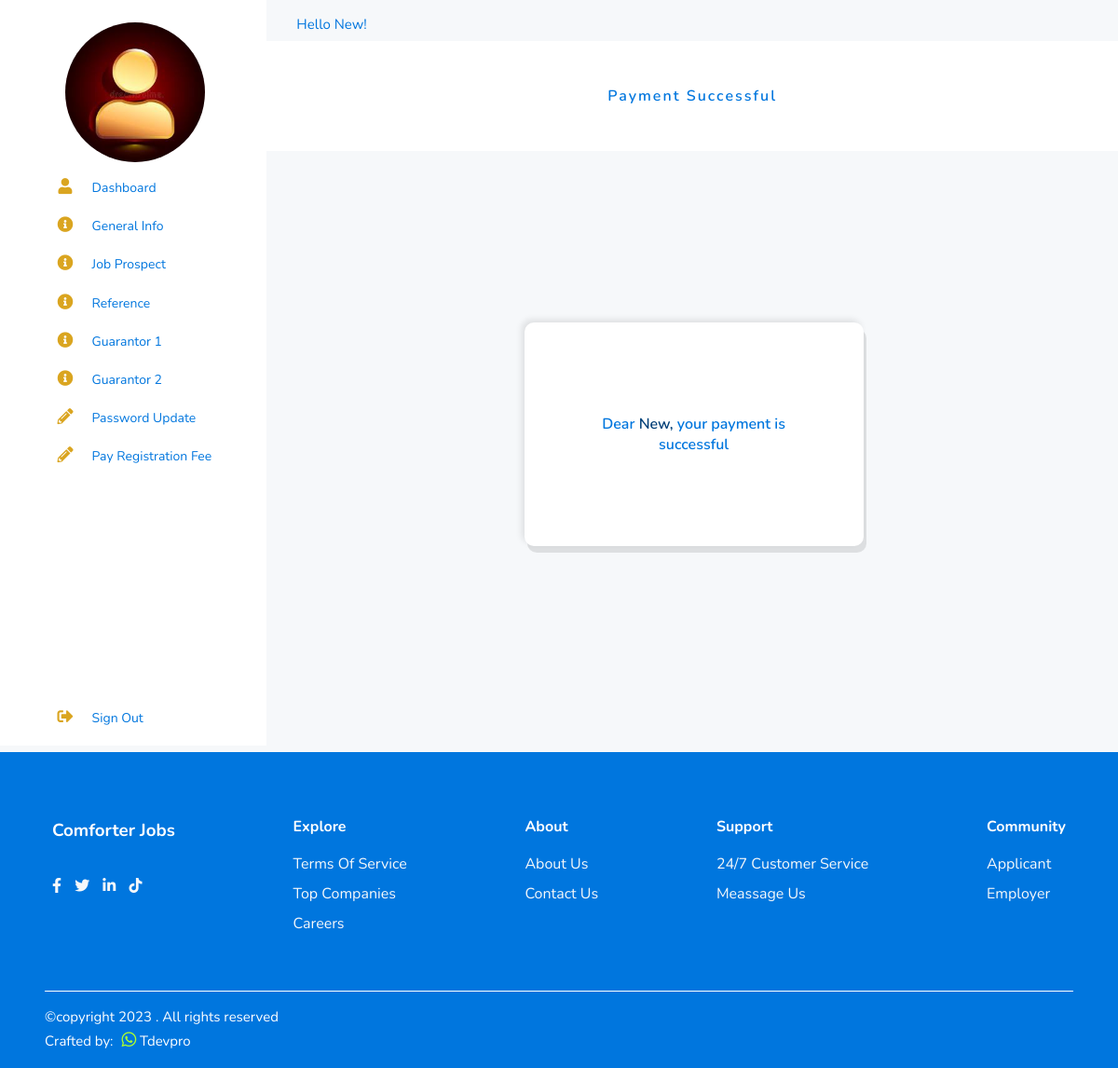
The app's page /applicants/payment/successful (signed in) with its own data.
### applicants/models.py (models this page shows, shortened)
class General_Information(models.Model):#createprofile
    user = models.OneToOneField(User, on_delete=models.CASCADE, blank=True, null=True)
    first_name = models.CharField(max_length=100)
    middle_name = models.CharField(max_length=100)
    last_name = models.CharField(max_length=100)
    nationality = models.CharField(max_length=250)
    mobile_number = models.CharField(max_length=11)
    home_number = models.CharField(max_length=11)
    current_address = models.CharField(max_length=250)
    nearest_bus_stop = models.CharField(max_length=250)
    landmark = models.CharField(max_length=250)
    current_city = models.CharField(max_length=250)
    current_state = models.CharField(max_length=250)
    qualification = models.CharField(max_length=250)
    date_of_birth = models.CharField(max_length=250)
    gender = models.CharField(max_length=250)
    image = models.ImageField(upload_to='profile', default='profile/avatar.jpg')
    state_of_origin = models.CharField(max_length=250)
    local_gov_area = models.CharField(max_length=250)
    parents_address = models.CharField(max_length=250)
    parents_phone_number = models.CharField(max_length=250)
    name_of_your_village = models.CharField(max_length=250)
    family_compound_name  = models.CharField(max_length=250)
    marital_status = models.CharField(max_length=250)
    complete = models.BooleanField(default = False)
    class Meta:
        db_table = 'general_information'
        managed = True
        verbose_name = 'General_Information'
        verbose_name_plural = 'General_Information'

### createdby/models.py (models this page shows, shortened)
class CreatedBy(models.Model):
    copyright_year = models.CharField(max_length=4, blank=True, null=True)
    crafted_by = models.CharField(max_length=250, default='')
    crafted_by_whatsapp = models.CharField(max_length=250, default='', blank=True, null=True)
    crafted_by_website = models.URLField(default='', blank=True, null=True)
    class Meta:
        db_table = 'createdby'
        managed = True
        verbose_name = 'CreatedBy'
        verbose_name_plural = 'CreatedBys'

### applicants/views.py (the view)
# urls.py: path('payment/successful', ApplicantPaid.as_view(), name='applicant_pay_paid'),
class ApplicantPaid(View):
    def get(self, request):
        profile = General_Information.objects.get(user = request.user)
        createdby = CreatedBy.objects.get(pk=1)
        context = {
            'profile':profile,
            'createdby':createdby,
        }
        return render(request, 'applicant_paid.html', context)

### home/templatetags/simple_tags.py (called while the page is built)
@register.simple_tag()
def intralink(main, link):
    return reverse(main) + '#' + link

### applicants/templates/applicant_paid.html (shortened to what this page needs)
{% extends 'base.html' %}
{% block content %}
<div class="employerr">
    <div class="container">
        {% include 'sidebar_profile.html' %}
        <section class="main">
            <p class="jop"> Hello {{profile.first_name|title}}!</p>
            <div class="main_top">
                <p>payment successful</p>
            </div>
            <div class="main_body">
                <div id="mane">
                    <div class="appli_form" id="paymenti">
                        <form>
                            <div class="pay_div">
                                <div class="line">
                                    <h5>Dear <span>{{profile.first_name|title}},</span> your payment is successful</h5>
                                </div>
                            </div>
                        </form>
                    </div>
                </div>
            </div>
        </section>
    </div>
</div>
{% endblock content %}
{% block footer %} {% include 'footer.html' %} {% endblock footer %}

### applicants/templates/sidebar_profile.html
<nav>
    <div class="enavbar">
        <div class="newlogo">
            <img src="{{profile.image.url}}" alt="">
        </div>
        <ul>
            <li>
                <a href="{% url 'applicants:applicant_dashboard' %}">
                    <i class="fa fa-user" aria-hidden="true"></i>
                    <span class="nav_item">dashboard</span>
                </a>
            </li>
            <li>
                <a href="{% url 'applicants:profile_update' %}">
                    <i class="fa fa-info-circle" aria-hidden="true"></i>
                    <span class="nav_item">general info</span>
                </a>
            </li>
            <li>
                <a href="{% url 'applicants:applicant_profile2' %}">
                    <i class="fa fa-info-circle" aria-hidden="true"></i>
                    <span class="nav_item">job prospect</span>
                </a>
            </li>
            <li>
                <a href="{% url 'applicants:applicant_profile3' %}">
                    <i class="fa fa-info-circle" aria-hidden="true"></i>
                    <span class="nav_item">reference</span>
                </a>
            </li>
            <li>
                <a href="{% url 'applicants:applicant_profile4' %}">
                    <i class="fa fa-info-circle" aria-hidden="true"></i>
                    <span class="nav_item">guarantor 1</span>
                </a>
            </li>
            <li>
                <a href="{% url 'applicants:applicant_profile5' %}">
                    <i class="fa fa-info-circle" aria-hidden="true"></i>
                    <span class="nav_item">guarantor 2</span>
                </a>
            </li>
            <li>
                <a href="{% url 'applicants:applicant_password' %}">
                    <i class="fa fa-pencil-alt" aria-hidden="true"></i>
                    <span class="nav_item">password update</span>
                </a>
            </li>
            <li>
                <a href="{% url 'applicants:applicant_payment' %}">
                    <i class="fa fa-pencil-alt" aria-hidden="true"></i>
                    <span class="nav_item">pay registration fee</span>
                </a>
            </li>
            <li>
                <a href="{% url 'accounts:signout' %}" class="signout">
                    <i class="fa fa-sign-out-alt" aria-hidden="true"></i>
                    <span class="nav_item">sign out</span>
                </a>
            </li>
        </ul>
    </div>
</nav>

### home/templates/footer.html (shortened to what this page needs)
{% load simple_tags %}
    <div class="footer-section">
        <div class="footer">
            <div class="footer-wrapper">
                <h3>comforter jobs</h3>
                <div class="social-media">
                    <a href="#"><i class="fab fa-facebook-f"></i></a>
                    <a href="#"><i class="fab fa-twitter"></i></a>
                    <a href="#"><i class="fab fa-linkedin-in"></i></a>
                    <a href="#"><i class="fab fa-tiktok"></i></a>
                </div>
            </div>
            <div class="footer-wrapper">
                <h4>explore</h4>
                <a>terms of service</a>
                <a href="{% intralink 'index' 'companies' %}">top companies</a>
                <a href="{% url 'accounts:applicantsignup' %}">careers</a>
            </div>
            <div class="footer-wrapper">
                <h4>about</h4>
                <a href="{% intralink 'index' 'about' %}">about us</a>
                <a href="{% intralink 'index' 'contact' %}">contact us</a>
            </div>
            <div class="footer-wrapper">
                <h4>support</h4>
                <a>24/7 customer service</a>
                <a>meassage us</a>
            </div>
            <div class="footer-wrapper">
                <h4>community</h4>
                <a href="{% url 'accounts:applicantsignup' %}">applicant</a>
                <a href="{% url 'accounts:employersignup' %}">employer</a>
            </div>
        </div>
        <div class="copyright">
            <hr>
            <p>&copy;copyright {{createdby.copyright_year}} {{home.name}}. All rights reserved</p>
            <p>Crafted by:
                <a href="#"><span class="whats"><i class="fab fa-whatsapp" aria-hidden="true"></i></span></a>
                {{createdby.crafted_by}}
            </p>
        </div>
    </div>

### home/static/css/style.css (style rules this page uses)
:root { --body: #fff; --primary: #0076de; --lit-primary: #b4dcfe; --conbtn: #034078; --conbtn-hover: #6F8AB7; --lib-primary: #F2F2EA; --moon-sun: #000; --ms-div: #fff; --white: #fff; --black: #000; --grey: #f6f8fa; --label: #64b1f5; --yellow: #ffd723; --orange: #ff9523; --goldenrod: goldenrod; --transparent: transparent; --rgba-primary: rgba(0, 122, 255, 0.5); --label-b: red; --label-c: green; --rgba-linear-primary: linear-gradient(rgba(0, 122, 255, 0.3), rgba(0, 122, 255, 0.3)); --shadow-primary: rgba(0, 122, 255, 0.3); }
* { margin: 0; padding: 0; box-sizing: border-box; outline: none; font-family: 'Nunito', sans-serif; text-decoration: none; border: none; outline: none; list-style: none; scroll-behavior: smooth; }
body { width: 100%; height: auto; background: var(--body); }
.footer-section { background: var(--primary); }
.footer { width: 100%; display: flex; flex-wrap: wrap; justify-content: space-between; align-items: flex-start; background: var(--primary); color: var(--white); padding: 3rem; }
.footer-wrapper { display: flex; flex-direction: column; padding: 0.5rem; justify-content: flex-start; align-items: flex-start; }
.footer-wrapper h3, .footer-wrapper h4, .social-media h4 { line-height: 3; color: var(--white); text-transform: capitalize; }
.social-media { margin-top: 1rem; }
.social-media a { color: var(--grey); margin-right: 10px; }
.footer-wrapper a { color: var(--grey); line-height: 2; text-transform: capitalize; }
.copyright { color: var(--white); padding: 0 3rem 1rem 3rem; text-align: start; font-size: 15px; line-height: 1.5; font-weight: 400; cursor: pointer; }
.copyright a { color: var(--white); }
.copyright span { margin-left: 5px; }
.copyright .whats { color: greenyellow; font-size: 18px; margin-left: 5px; }
.copyright hr { border-top: .25px solid var(--white); margin-bottom: 1rem; }
.employerr .container { display: flex; margin: auto; }
.employerr { background: var(--grey); }
.employerr nav { position: sticky; top: 0; left: 0; bottom: 0; min-width: 100px; width: 300px; height: 100vh; background: var(--white); padding: 0.5rem; }
.employerr .enavbar { min-width: 100px; width: 75%; margin: 0 auto; padding-left: 0.2rem; }
.employerr .newlogo { margin: 1rem 0; display: flex; justify-content: center; align-items: center; }
.employerr .newlogo img { min-width: 40px; min-height: 30px; width: 150px; height: 150px; border-radius: 50%; object-fit: cover; }
.employerr ul { margin: 0 auto; }
.employerr li { padding-bottom: 1.2rem; }
.employerr li a { font-size: 14px; color: var(--goldenrod); }
.employerr nav i { width: 50px; font-size: 17px; text-align: center; }
.employerr .nav_item { text-transform: capitalize; color: var(--primary); }
.employerr .signout { position: absolute; bottom: 20px; }
.employerr .main { width: 80%; }
.employerr .main_top { width: 100%; background: var(--white); padding: 3rem 10px; text-align: center; font-size: 16px; font-weight: 600; letter-spacing: 2px; text-transform: capitalize; color: var(--primary); }
.employerr .main_body { padding: 0px 0px 5px 3px; }
.jop { font-size: 15px; font-size: 500; color: var(--primary); margin-top: 1rem; margin-bottom: 0.5rem; text-transform: capitalize; padding-left: 2rem; }
.appli_form { margin: 1rem 0px 3rem; width: 70%; min-width: 250px; background: var(--white); border-radius: 10px; padding: 0 1rem; }
.appli_form form { width: 100%; padding: 1rem 0; border-radius: 20px; }
.appli_form .line { margin: 15px 0; border-radius: 3px; align-items: center; max-height: 65px; }
#paymenti { width: 40%; height: 15rem; display: flex; justify-content: center; align-items: center; }
#paymenti form { width: 80%; height: 100%; display: flex; justify-content: center; align-items: center; }
#mane { display: flex; justify-content: center; align-items: center; width: 100%; height: 80vh; }
#mane .appli_form { box-shadow: -3px -3px 7px rgba(0,0,0, 0.1), 3px 7px rgba(0, 0, 0, 0.1); }
.pay_div { display: grid; justify-content: center; align-items: center; text-align: center; }
.pay_div h5 { color: var(--primary); font-size: 16px; font-weight: 600; text-align: center; }
.pay_div span { color: var(--conbtn); text-transform: capitalize; font-size: 16px; font-weight: 600; }

### records on screen
General_Information: image (placeholder picture), first_name "New"
CreatedBy: copyright_year "2023", crafted_by "Tdevpro"
